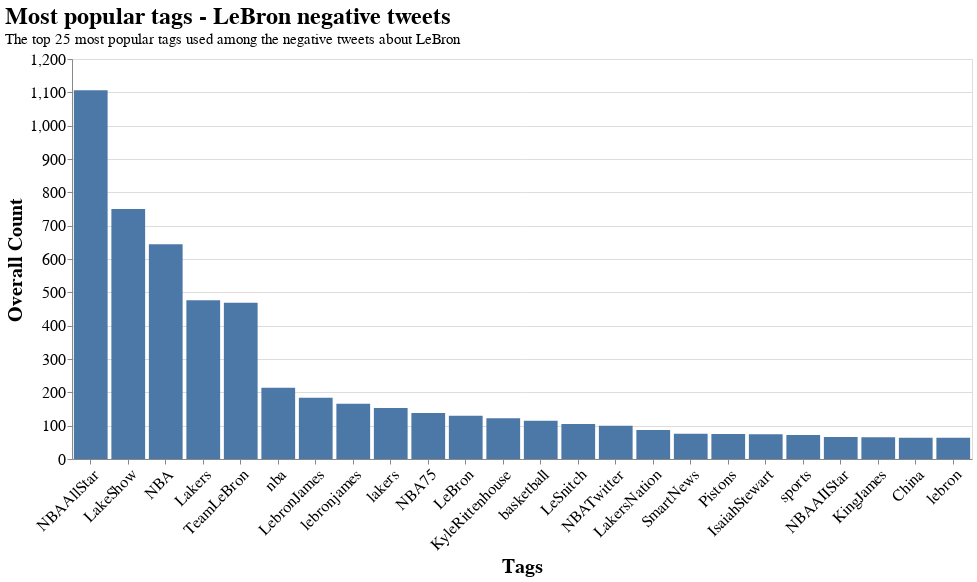

Here is the notebook cell this chart was saved with:
### Code cell
alt.Chart(tag_df[1:]).mark_bar().encode(
    x = alt.X('Tag',sort=['count'],title='Tags',axis=alt.Axis(labelAngle=-45)),
    y = alt.Y('count:Q',title = 'Overall Count')
).properties(width=900,height=400,title={
      "text": ["Most popular tags - LeBron negative tweets"],
      "subtitle":["The top 25 most popular tags used among the negative tweets about LeBron"]  
    }).configure_axis(
    labelFontSize=16,
    titleFontSize=20
).configure_title(
    anchor='start',
    fontSize = 24,
    subtitleFontSize = 15
)

### Figure 1 — Vega-Lite specification as saved in the notebook (floating-point values rounded to 4 significant figures)
{"config": {"view": {"continuousWidth": 400, "continuousHeight": 300}, "axis": {"labelFontSize": 16, "titleFontSize": 20}, "title": {"anchor": "start", "fontSize": 24, "subtitleFontSize": 15}}, "data": {"name": "data-2c34264ef91d24345320aaf57e36b059"}, "mark": "bar", "encoding": {"x": {"axis": {"labelAngle": -45}, "field": "Tag", "sort": ["count"], "title": "Tags", "type": "nominal"}, "y": {"field": "count", "title": "Overall Count", "type": "quantitative"}}, "height": 400, "title": {"text": ["Most popular tags - LeBron negative tweets"], "subtitle": ["The top 25 most popular tags used among the negative tweets about LeBron"]}, "width": 900, "$schema": "https://vega.github.io/schema/vega-lite/v4.17.0.json", "datasets": {"data-2c34264ef91d24345320aaf57e36b059": [{"Tag": "NBAAllStar", "count": 1106}, {"Tag": "LakeShow", "count": 750}, {"Tag": "NBA", "count": 644}, {"Tag": "Lakers", "count": 476}, {"Tag": "TeamLeBron", "count": 469}, {"Tag": "nba", "count": 214}, {"Tag": "LebronJames", "count": 184}, {"Tag": "lebronjames", "count": 166}, {"Tag": "lakers", "count": 153}, {"Tag": "NBA75", "count": 138}, {"Tag": "LeBron", "count": 130}, {"Tag": "KyleRittenhouse", "count": 122}, {"Tag": "basketball", "count": 115}, {"Tag": "LeSnitch", "count": 105}, {"Tag": "NBATwitter", "count": 100}, {"Tag": "LakersNation", "count": 87}, {"Tag": "SmartNews", "count": 76}, {"Tag": "Pistons", "count": 75}, {"Tag": "IsaiahStewart", "count": 74}, {"Tag": "sports", "count": 72}, {"Tag": "NBAAIIStar", "count": 66}, {"Tag": "KingJames", "count": 65}, {"Tag": "China", "count": 64}, {"Tag": "lebron", "count": 64}]}}
